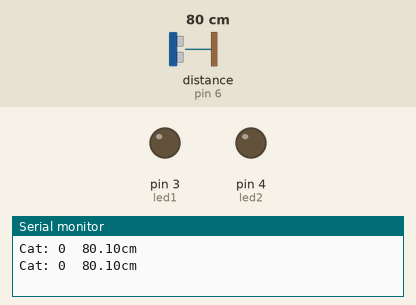
Simulated run of this sketch. Board: Arduino Uno, built with avr-gcc and run on an emulated ATmega328P. Shown: output pins drawn as LEDs (lit = HIGH), the last lines printed to the serial monitor. Wiring (inferred from the names in the program): ultrasonic range finder: trigger pin 7; echo pin 6. The inputs (shaded band) are chosen by the test bench; at power-on: distance to the obstacle (sensor on pin 6) 80 cm. The echo pulse lasts 58.3 µs per cm; pins used as bus, display or sensor lines are not drawn.

Above: at 4.8 s.
4.9 s: distance to the obstacle (sensor on pin 6) set to 2 cm
At 6.3 s:
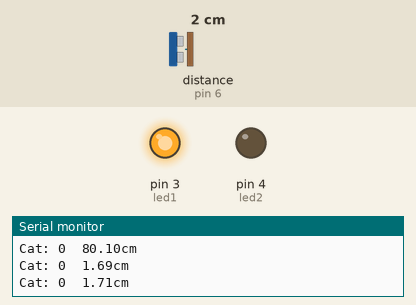
11.3 s: distance to the obstacle (sensor on pin 6) set to 9 cm
At 12.6 s:
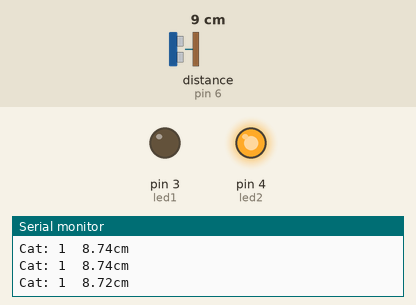
17.7 s: distance to the obstacle (sensor on pin 6) set to 4 cm
At 23.7 s:
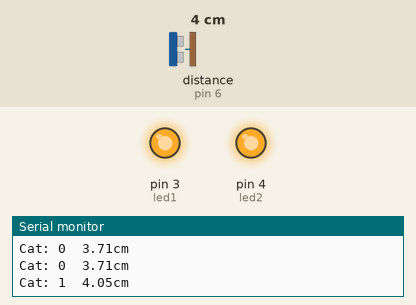
24.1 s: distance to the obstacle (sensor on pin 6) set to 18 cm
At 25.7 s:
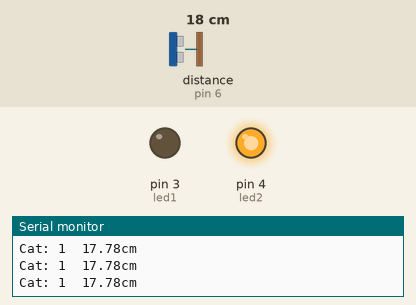
Timing chart, 0 to 31.5 s (numbered marks = the images above; inputs shaded):
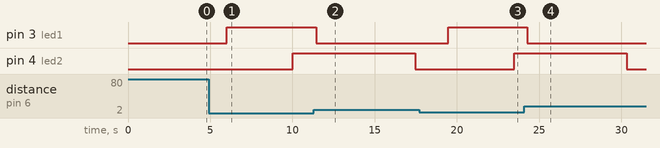

The sketch:

ultraSonicTest.ino
```cpp
int trig = 7;
int echo = 6;

int led1 = 3; //실시간 초음파 인식 결과 램프
int led2 = 4; //고양이 사용 여부 램프
int enable_count = 0;
int enable_fail_count = 0;
int disable_count = 0;
bool cat_state = false;
unsigned long past_time, current_time;
bool pre_sense = false, cur_sense;

// 실행시 가장 먼저 호출되는 함수이며, 최초 1회만 실행됩니다.
// 변수를 선언하거나 초기화를 위한 코드를 포함합니다.
int term (bool state, int enable_count) {
  return state || enable_count > 0 ? 200 : 2000 ;
}

float measureDistance() {
  digitalWrite(trig, LOW);
    digitalWrite(echo, LOW);
    delayMicroseconds(2);
    digitalWrite(trig, HIGH);
    delayMicroseconds(10);
    digitalWrite(trig, LOW);

    unsigned long duration = pulseIn(echo, HIGH);

    // 초음파의 속도는 초당 340미터를 이동하거나, 29마이크로초 당 1센치를 이동합니다.
    // 따라서, 초음파의 이동 거리 = duration(왕복에 걸린시간) / 29 / 2 입니다.
    return (duration / 29.0 / 2.0);
}

void setup() {
  Serial.begin(9600);
  pinMode(trig, OUTPUT);
  pinMode(echo, INPUT);
  pinMode(led1, OUTPUT);
  pinMode(led2, OUTPUT);
  past_time = millis();
}

// setup() 함수가 호출된 이후, loop() 함수가 호출되며,
// 블록 안의 코드를 무한히 반복 실행됩니다.
void loop() {
  current_time = millis();

  if(current_time - past_time > term(cat_state, enable_count)) {
    float distance = measureDistance();
    cur_sense = distance < 8 ? true : false;

    Serial.print("Cat: ");
    Serial.print(cat_state);
    Serial.print("\t");
    Serial.print(distance);
    Serial.print("cm");

    if (cat_state == false) {
      if(cur_sense) {
        if(enable_count < 20) {
          enable_count++;
        } else {
          enable_count = 0;
          cat_state = !cat_state;
        }
      } else {
        enable_count = 0;
      }
    } else {
      if(!cur_sense) {
        if(disable_count < 30) {
          disable_count++;
        } else {
          disable_count = 0;
          cat_state = !cat_state;
        }
      } else {
        disable_count = 0;
      }
    }
    Serial.println();
    digitalWrite(led1, cur_sense);
    digitalWrite(led2, cat_state);
    past_time = current_time;
  }
}
```

Measured:
- after the input at 4.9 s, pin 3 (led1): LOW → HIGH after 1.1 s; pin 4 (led2): LOW → HIGH after 5.1 s
- after the input at 11.3 s, pin 3 (led1): HIGH → LOW after 0.13 s; pin 4 (led2): HIGH → LOW after 6.2 s
- after the input at 17.7 s, pin 3 (led1): LOW → HIGH after 1.8 s; pin 4 (led2): LOW → HIGH after 5.8 s
- after the input at 24.1 s, pin 3 (led1): HIGH → LOW after 0.19 s; pin 4 (led2): HIGH → LOW after 6.2 s
